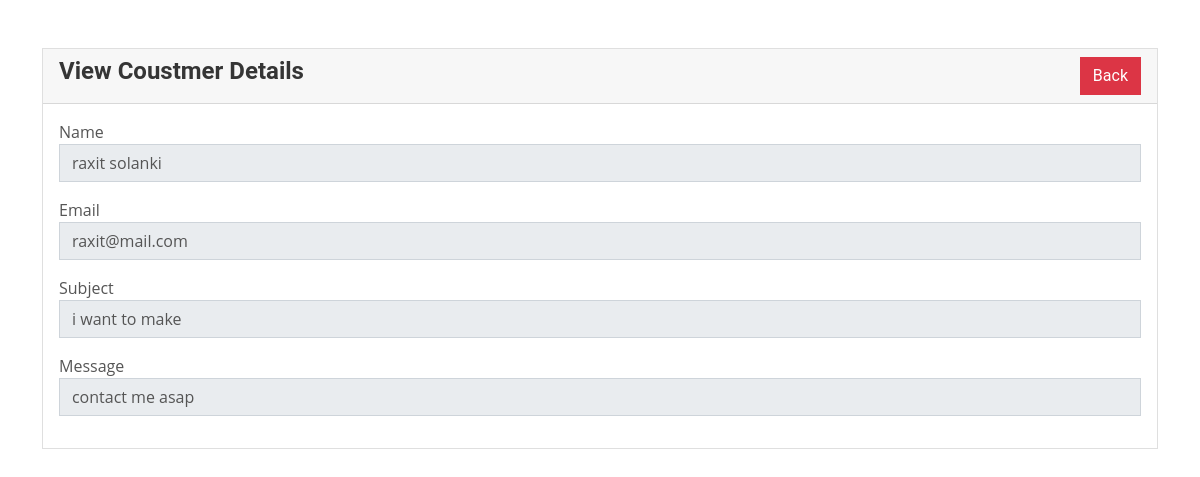
/admin/coustmer_view.php?id=1, run on the app's committed database.
### tables this page shows
CREATE TABLE `contact` (
  `id` int(11) NOT NULL,
  `Name` varchar(30) NOT NULL,
  `Email` varchar(30) NOT NULL,
  `Subject` text NOT NULL,
  `Message` text NOT NULL
);

### admin/coustmer_view.php (the view, shortened to what this page needs)
<?php
include "connect.php";
if (isset($_GET['id'])) {
    $id = mysqli_real_escape_string($con, $_GET['id']);
    $query = "SELECT * FROM contact WHERE id='$id'";
    $query_run = mysqli_query($con, $query);
    if (mysqli_num_rows($query_run) > 0) {
        $subscriberData = mysqli_fetch_assoc($query_run);
        $Name = $subscriberData['Name'];
        $Email = $subscriberData['Email'];
        $Subject = $subscriberData['Subject'];
        $Message = $subscriberData['Message'];
        ?>
            <!DOCTYPE html>
            <html lang="en">
                <head>
                    <link href="css/bootstrap.min.css" rel="stylesheet">
                </head>
                <body>
                    <div class="container mt-5">
                        <div class="row">
                            <div class="col-md-12">
                                <div class="card">
                                    <div class="card-header">
                                        <h4>View Coustmer Details
                                            <a href="contactus.php" class="btn btn-danger float-end">Back</a>
                                        </h4>
                                    </div>
                                    <div class="card-body">
                                            <div class="mb-3">
                                                <label for="name">Name</label>
                                                <p class="form-control">
                                                        <?= $Name; ?>
                                                </p>
                                            </div>
                                            <div class="mb-3">
                                                <label for="email">Email</label>
                                                <p class="form-control">
                                                <?= $Email; ?>
                                                </p>
                                            </div>
                                            <div class="mb-3">
                                                <label for="subject">Subject</label>
                                                <p class="form-control">
                                                    <?= $Subject; ?>
                                                </p>
                                            </div>
                                            <div class="mb-3">
                                                <label for="message">Message</label>
                                                <p class="form-control">
                                                    <?= $Message; ?>
                                                </p>
                                            </div>
                                    </div>
                                </div>
                            </div>
                        </div>
                    </div>
                </body>
            </html>
            <?php
    } else {
        echo "<h4>No such ID Found</h4>";
    }
} else {
    echo "<h4>ID not provided</h4>";
}
?>

### data on the page
contact: Name "raxit solanki", Email "raxit@mail.com", Subject "i want to make", Message "contact me asap"
